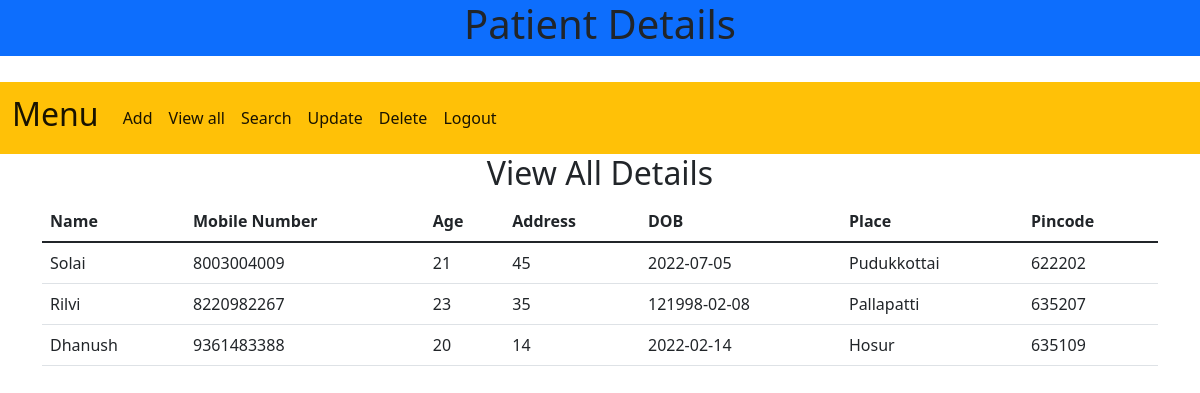
Screenshot of /viewall with the database file from the repository.
### tables this page shows
CREATE TABLE patient(
                                ID integer primary key autoincrement,
                                name text,
                                mobnumber integer,
                                age integer,
                                address text,
                                dob text,
                                place text,
                                pincode integer                                                         
                                );

### hosp_management.py (the view)
@hospital.route("/viewall")
def view_patient():
    cursor = connection.cursor()
    cursor.execute("Select * from patient")
    result = cursor.fetchall()
    return render_template("viewall.html", patient=result)

### templates/viewall.html
{% extends "base.html" %}
{% block content %}
<div class="d-flex justify-content-center"><h2>View All Details</h2></div>
    <div class="container">
        <div class="row">
            <div class="col col-12 col-sm-12 col-md-12 col-lg-12 col-xl-12 col-xxl-12">
                <table class="table">
                    <thead>
                      <tr>
                        <th scope="col">Name</th>
                        <th scope="col">Mobile Number</th>
                        <th scope="col">Age</th>
                        <th scope="col">Address</th>
                        <th scope="col">DOB</th>
                        <th scope="col">Place</th>
                        <th scope="col">Pincode</th>
                      </tr>
                    </thead>
                    <tbody>
                      {% for i in patient %}
                      <tr>
                        <td>{{i[1]}}</td>
                        <td>{{i[2]}}</td>
                        <td>{{i[3]}}</td>
                        <td>{{i[4]}}</td>
                        <td>{{i[5]}}</td>
                        <td>{{i[6]}}</td>
                        <td>{{i[7]}}</td>
                      </tr>
                      {% endfor %}
                    </tbody>
                  </table>
            </div>
        </div>
    </div>
    {% endblock %}

### templates/base.html (shortened to what this page needs)
<!DOCTYPE html>
<html lang="en">
<head>
    <link href="https://cdn.jsdelivr.net/npm/bootstrap@5.1.3/dist/css/bootstrap.min.css" rel="stylesheet">
</head>
<body>
  <div class="d-flex justify-content-center bg-primary"><h1>Patient Details</h1></div>
    <nav class="navbar navbar-expand-lg navbar-light">
        <div class="container-fluid">
        </div>
      </nav>
      <nav class="navbar navbar-expand-lg navbar-light bg-warning">
        <div class="container-fluid">
          <a class="navbar-brand" href="#"><h2>Menu</h2></a>
          <div class="collapse navbar-collapse" id="navbarNav">
            <ul class="navbar-nav">
              <li class="nav-item">
                <a class="nav-link active" aria-current="page" href="/dashboard">Add</a>
              </li>
              <li class="nav-item">
                <a class="nav-link active" aria-current="page" href="/viewall">View all</a>
              </li>
              <li class="nav-item">
                <a class="nav-link active" aria-current="page" href="/search">Search</a>
              </li>
              <li class="nav-item">
                <a class="nav-link active" aria-current="page" href="/up">Update</a>
              </li>
              <li class="nav-item">
                <a class="nav-link active" aria-current="page" href="/delete">Delete</a>
              </li>
              <li class="nav-item">
                <a class="nav-link active" aria-current="page" href="/logout">Logout</a>
              </li>
            </ul>
          </div>
        </div>
      </nav>
      {% block content %}
      {% endblock %}
</body>
</html>

### rows the page displays
patient: name "Solai", mobnumber "8003004009", age "21", address "45", dob "2022-07-05", place "Pudukkottai", pincode "622202"
patient: name "Rilvi", mobnumber "8220982267", age "23", address "35", dob "121998-02-08", place "Pallapatti", pincode "635207"
patient: name "Dhanush", mobnumber "9361483388", age "20", address "14", dob "2022-02-14", place "Hosur", pincode "635109"
